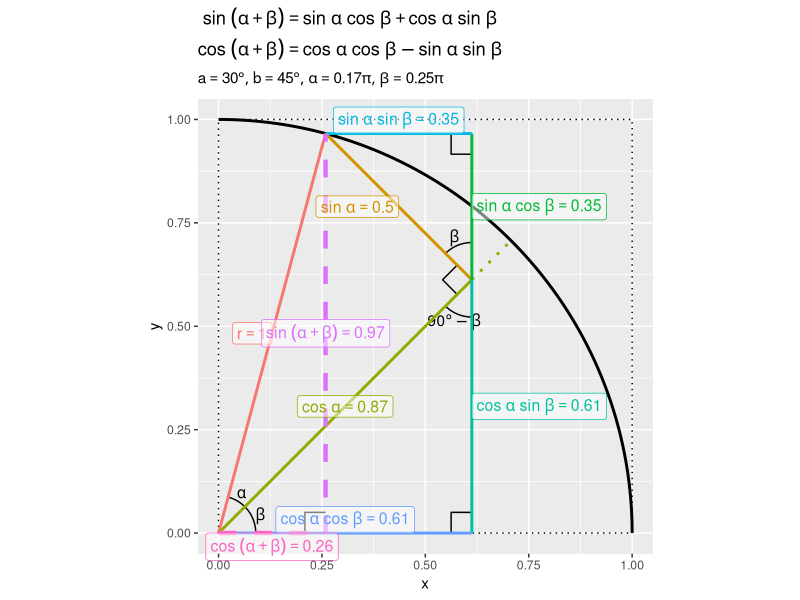
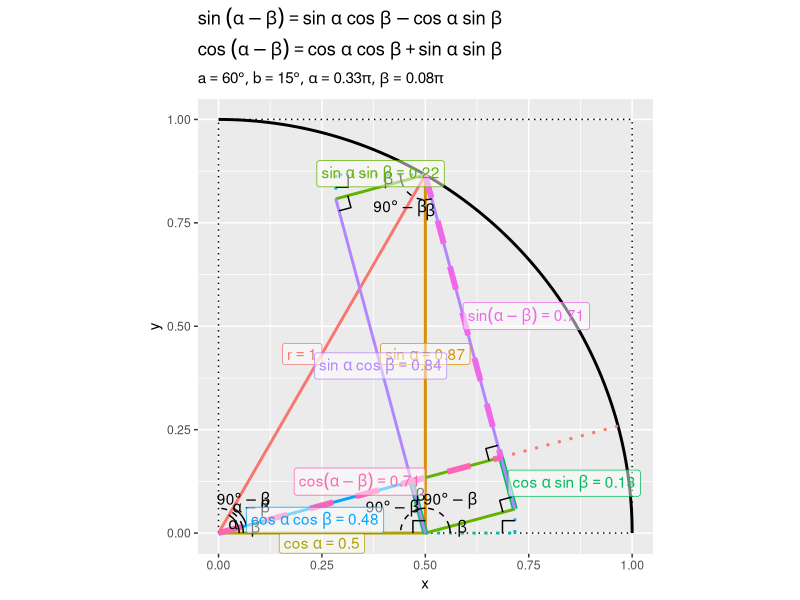

Source code (R) for these figures, in order:
## ---- chunk 1
knitr::opts_chunk$set(
  echo = TRUE, 
  message = FALSE, error = FALSE, warning = FALSE # メッセージを非表示
)
## ---- chunk 2
### 資料作成用:(チェック用)

# 利用パッケージ
library(ggplot2)
## ---- chunk 3
# 角度を指定
a <- 30
b <- 45

# ラジアンに変換
alpha <- a / 180 * pi
beta  <- b / 180 * pi
alpha; beta
## ---- chunk 4
# 単位円(の4分の1)の描画用
sector_df <- tibble::tibble(
  c = seq(from = 0, to = 90, by = 1), 
  theta = c / 180 * pi, 
  x = cos(theta), 
  y = sin(theta)
)
sector_df
## ---- chunk 5
# 単位正方形の描画用
square_df <- tibble::tibble(
  x = c(0, 0, 1, 1, 0), 
  y = c(0, 1, 1, 0, 0)
)
square_df
## ---- chunk 6
# 因子レベルを指定
fnc_level <- c(
  "r", "sin(a)", "cos(a)", 
  "sin(a) cos(b)", "cos(a) sin(b)", 
  "sin(a) sin(b)", "cos(a) cos(b)", 
  "sin(a+b)", "cos(a+b)"
)

# 辺の描画用
segment_df <- tibble::tribble(
  ~fnc,            ~type,    ~x_from,              ~y_from,              ~x_to,                ~y_to, 
  "r",             "main",   0,                    0,                    cos(alpha+beta),      sin(alpha+beta), 
  "sin(a)",        "main",   cos(alpha)*cos(beta), cos(alpha)*sin(beta), cos(alpha+beta),      sin(alpha+beta), 
  "cos(a)",        "main",   0,                    0,                    cos(alpha)*cos(beta), cos(alpha)*sin(beta), 
  "cos(a)",        "sub",    cos(alpha)*cos(beta), cos(alpha)*sin(beta), cos(beta),            sin(beta), 
  "sin(a) cos(b)", "main",   cos(alpha)*cos(beta), cos(alpha)*sin(beta), cos(alpha)*cos(beta), sin(alpha+beta), 
  "cos(a) sin(b)", "main",   cos(alpha)*cos(beta), 0,                    cos(alpha)*cos(beta), cos(alpha)*sin(beta), 
  "sin(a) sin(b)", "main",   cos(alpha+beta),      sin(alpha+beta),      cos(alpha)*cos(beta), sin(alpha+beta), 
  "cos(a) cos(b)", "main",   0,                    0,                    cos(alpha)*cos(beta), 0, 
  "sin(a+b)",      "target", cos(alpha+beta),      0,                    cos(alpha+beta),      sin(alpha+beta), 
  "cos(a+b)",      "target", 0,                    0,                    cos(alpha+beta),      0
) |> # 座標を格納
  dplyr::mutate(
    fnc = factor(fnc, levels = fnc_level) # 因子レベルを設定
  ) |> 
  dplyr::arrange(fnc) # 並びを統一
segment_df
## ---- chunk 7
# 関数名ラベルの描画用
segment_label_df <- segment_df |> 
  dplyr::filter(type %in% c("main", "target")) |> # 補助線を除去
  dplyr::group_by(fnc) |> # 中点の計算用
  dplyr::mutate(
    # 線分の中点に配置
    x = median(c(x_from, x_to)), 
    y = median(c(y_from, y_to))
  ) |> 
  dplyr::ungroup() |> 
  dplyr::select(fnc, x, y) |> 
  tibble::add_column(
    # ラベルが重ならないように調整
    h = c(1.0, 1.0, 0.5, 0.0, 0.0, 0.5, 0.5, 0.5, 0.5), 
    v = c(0.5, 0.5, 0.5, 0.5, 0.5, 0.0, 0.0, 0.5, 1.0), 
    # ラベルを作成
    fnc_label = c(
      "r==1", 
      paste0("sin~alpha==", round(sin(alpha), digits = 2)), 
      paste0("cos~alpha==", round(cos(alpha), digits = 2)), 
      paste0("sin~alpha ~ cos~beta==", round(sin(alpha)*cos(beta), digits = 2)), 
      paste0("cos~alpha ~ sin~beta==", round(cos(alpha)*sin(beta), digits = 2)), 
      paste0("sin~alpha ~ sin~beta==", round(sin(alpha)*sin(beta), digits = 2)), 
      paste0("cos~alpha ~ cos~beta==", round(cos(alpha)*cos(beta), digits = 2)), 
      paste0("sin~(alpha+beta)==", round(sin(alpha+beta), digits = 2)), 
      paste0("cos~(alpha+beta)==", round(cos(alpha+beta), digits = 2))
    )
  )
segment_label_df
## ---- chunk 8
# 直角マークの描画用
d <- 0.05
right_angle_df <- tibble::tibble(
  x = c(
    cos(alpha+beta), cos(alpha+beta)-d, cos(alpha+beta)-d, 
    cos(alpha)*cos(beta), cos(alpha)*cos(beta)-d, cos(alpha)*cos(beta)-d, 
    cos(alpha)*cos(beta)-d, cos(alpha)*cos(beta)-d, cos(alpha)*cos(beta), 
    cos(alpha)*cos(beta) + c(cos(beta+0.5*pi)*d, cos(beta+0.5*pi)*d+cos(beta+pi)*d, cos(beta+pi)*d)
  ), 
  y = c(
    d, d, 0, 
    d, d, 0, 
    sin(alpha+beta), sin(alpha+beta)-d, sin(alpha+beta)-d, 
    cos(alpha)*sin(beta) + c(sin(beta+0.5*pi)*d, sin(beta+0.5*pi)*d+sin(beta+pi)*d, sin(beta+pi)*d)
  ), 
  group = rep(1:4, each = 3) # 角ラベル
)
right_angle_df
## ---- chunk 9
# 角度マーク(扇形)の描画用
d <- 0.09
angle_df <- tibble::tibble(
  # 原点を中心としたときの角度
  c = c(
    seq(from = 0, to = b, by = 1), 
    seq(from = b, to = a+b, by = 1), 
    seq(from = 90, to = 90+b, by = 1), 
    seq(from = 180+b, to = 270, by = 1)
  ), # 角度
  theta = c / 180 * pi, # ラジアン
  group = c(
    rep("b1", times = length(seq(from = 0, to = b, by = 1))), 
    rep("a", times = length(seq(from = b, to = a+b, by = 1))), 
    rep("b2", times = length(seq(from = 90, to = 90+b, by = 1))), 
    rep("90-b", times = length(seq(from = 180+b, to = 270, by = 1)))
  ) |> # 角ラベル
    factor(levels = c("b1", "a", "b2", "90-b")), # 因子レベルを設定
  # 原点を中心としたときの座標
  x = cos(theta) * d, 
  y = sin(theta) * d
) |> 
  dplyr::mutate(
    # 角ごとに配置
    x = x + c(
      rep(0, times = length(seq(from = 0, to = b, by = 1))), 
      rep(0, times = length(seq(from = b, to = a+b, by = 1))), 
      rep(cos(alpha)*cos(beta), times = length(seq(from = 90, to = 90+b, by = 1))), 
      rep(cos(alpha)*cos(beta), times = length(seq(from = 180+b, to = 270, by = 1)))
    ), 
    y = y + c(
      rep(0, times = length(seq(from = 0, to = b, by = 1))), 
      rep(0, times = length(seq(from = b, to = a+b, by = 1))), 
      rep(cos(alpha)*sin(beta), times = length(seq(from = 90, to = 90+b, by = 1))), 
      rep(cos(alpha)*sin(beta), times = length(seq(from = 180+b, to = 270, by = 1)))
    )
  )
angle_df
## ---- chunk 10
# 角度ラベルの描画用
d <- 0.11
angle_label_df <- angle_df |> 
  dplyr::group_by(group) |> # 中点の計算用
  dplyr::summarise(
    # 角度の中点に配置
    c = median(c), .groups = "drop"
  ) |> 
  dplyr::mutate(
    # 原点を中心としたときの角度
    theta = c / 180 * pi, 
    label = c("beta", "alpha", "beta", "90*degree-beta"), # 角ラベル
    # 原点を中心としたときの座標
    x = cos(theta) * d, 
    y = sin(theta) * d, 
    # 角ごとに配置
    x = x + c(0, 0, cos(alpha)*cos(beta), cos(alpha)*cos(beta)), 
    y = y + c(0, 0, cos(alpha)*sin(beta), cos(alpha)*sin(beta))
  )
angle_label_df
## ---- chunk 11
# タイトル用のラベルを作成
title_label <- paste0(
  "atop(", 
  "sin~(alpha+beta) == sin~alpha ~ cos~beta + cos~alpha ~ sin~beta", 
  ", cos~(alpha+beta) == cos~alpha ~ cos~beta - sin~alpha ~ sin~beta", 
  ")"
)
ver_label <- paste0(
  "list(", 
  "a==", a, "*degree", ", b==", b, "*degree", 
  ", alpha==", round(a/180, 2), "*pi, beta==", round(b/180, 2), "*pi", 
  ")"
)

# 加法定理の可視化
ggplot() + 
  geom_path(data = sector_df, 
            mapping = aes(x = x, y = y), 
            size = 1) + # 単位円
  geom_path(data = square_df, 
            mapping = aes(x = x, y = y), 
            linetype = "dotted") + # 単位正方形
  geom_path(data = right_angle_df, 
            mapping = aes(x = x, y = y, group = group)) + # 直角マーク
  geom_path(data = angle_df, 
            mapping = aes(x = x, y = y, group = group)) + # 角度マーク
  geom_text(data = angle_label_df, 
            mapping = aes(x = x, y = y, label = label), parse = TRUE) + # 角度ラベル
  geom_segment(data = segment_df, 
               mapping = aes(x = x_from, y = y_from, xend = x_to, yend = y_to, 
                             color = fnc, size = type, linetype = type)) + # 関数の線分
  geom_label(data = segment_label_df, 
             mapping = aes(x = x, y = y, label = fnc_label, color = fnc, hjust = h, vjust = v), 
             parse = TRUE, alpha = 0.5, size = 4) + # 関数ラベル
  scale_size_manual(breaks = c("main", "sub", "target"), 
                    values = c(1, 1, 1.5)) + #  目的の線を強調
  scale_linetype_manual(breaks = c("main", "sub", "target"), 
                        values = c("solid", "dotted", "dashed")) + #  目的の線を強調
  theme(legend.position = "none") + # 凡例を非表示
  coord_fixed(ratio = 1, clip = "off") + # アスペクト比
  labs(title = parse(text = title_label), 
       subtitle = parse(text = ver_label), 
       x = "x", y = "y")
## ---- chunk 12
# フレーム数を指定
frame_num <- 61

# 角度として利用する値を指定:(a,αを変化させる場合)
a_vals <- seq(from = 0, to = 60, length.out = frame_num)
b_vals <- rep(30, times = frame_num)

# 角度として利用する値を指定:(b,βを変化させる場合)
#a_vals <- rep(30, times = frame_num)
#b_vals <- seq(from = 0, to = 60, length.out = frame_num)

# ラジアンに変換
alpha_vals <- a_vals / 180 * pi
beta_vals  <- b_vals / 180 * pi
head(a_vals); head(b_vals); head(alpha_vals); head(beta_vals)
## ---- chunk 13
# 辺の描画用
anim_segment_df <- tidyr::expand_grid(
  tibble::tibble(
    frame_i = 1:frame_num, # フレーム番号
    alpha = alpha_vals, 
    beta = beta_vals
  ), 
  tibble::tibble(
    fnc = c(
      "r", "sin(a)", "cos(a)", "cos(a)", 
      "sin(a) cos(b)", "sin(a) cos(b)", "cos(a) sin(b)", "cos(a) sin(b)", 
      "sin(a) sin(b)", "cos(a) cos(b)", 
      "sin(a+b)", "cos(a+b)"
    ) |> 
        factor(levels = fnc_level), # 因子レベルを設定
    type = c(
      "main", "main", "main", "sub", 
      "main", "sub", "main", "sub", 
      "main", "main", 
      "target", "target"
    )
  )
) |> # フレームごとに受け皿(行)を複製
  dplyr::group_by(frame_i) |> 
  dplyr::mutate(
    # 座標を計算
    x_from = c(
      0, cos(unique(alpha))*cos(unique(beta)), 0, cos(unique(alpha))*cos(unique(beta)), 
      cos(unique(alpha))*cos(unique(beta)), cos(unique(alpha))*cos(unique(beta)), cos(unique(alpha))*cos(unique(beta)), cos(unique(alpha))*cos(unique(beta)), 
      cos(unique(alpha)+unique(beta)), 0, 
      cos(unique(alpha)+unique(beta)), 0
    ), 
    y_from = c(
      0, cos(unique(alpha))*sin(unique(beta)), 0, cos(unique(alpha))*sin(unique(beta)), 
      cos(unique(alpha))*sin(unique(beta)), sin(unique(alpha)+unique(beta)), 0, 0, 
      sin(unique(alpha)+unique(beta)), 0, 
      0, 0
    ), 
    x_to = c(
      cos(unique(alpha)+unique(beta)), cos(unique(alpha)+unique(beta)), cos(unique(alpha))*cos(unique(beta)), cos(unique(beta)), 
      cos(unique(alpha))*cos(unique(beta)), cos(unique(alpha))*cos(unique(beta)), cos(unique(alpha))*cos(unique(beta)), cos(unique(alpha))*cos(unique(beta)), 
      cos(unique(alpha))*cos(unique(beta)), cos(unique(alpha))*cos(unique(beta)), 
      cos(unique(alpha)+unique(beta)), cos(unique(alpha)+unique(beta))
    ), 
    y_to = c(
      sin(unique(alpha)+unique(beta)), sin(unique(alpha)+unique(beta)), cos(unique(alpha))*sin(unique(beta)), sin(unique(beta)), 
      sin(unique(alpha)+unique(beta)), 1.1, cos(unique(alpha))*sin(unique(beta)), -0.1, 
      sin(unique(alpha)+unique(beta)), 0, 
      sin(unique(alpha)+unique(beta)), 0
    ), 
    # 変数ラベルを作成
    frame_label = paste0(
      "a=", a_vals[unique(frame_i)], "°, b=", b_vals[unique(frame_i)], "°", 
      ", α=", round(a_vals[unique(frame_i)]/180, 2), "π, β=", round(b_vals[unique(frame_i)]/180, 2), "π"
    ) |> 
      factor(
        levels = paste0(
          "a=", a_vals, "°, b=", b_vals, "°", 
          ", α=", round(a_vals/180, 2), "π, β=", round(b_vals/180, 2), "π"
        )
      ) # フレーム順序を設定
  ) |> 
  dplyr::ungroup() |> 
  dplyr::arrange(frame_i, fnc) # 並びを統一
anim_segment_df
## ---- chunk 14
# 関数名ラベルの描画用
anim_segment_label_df <- anim_segment_df |> 
  dplyr::filter(type %in% c("main", "target")) |> # 補助線を除去
  dplyr::group_by(frame_i, fnc) |> # 中点の計算用
  dplyr::mutate(
    # 線分の中点に配置
    x = median(c(x_from, x_to)), 
    y = median(c(y_from, y_to))
  ) |> 
  dplyr::select(frame_i, frame_label, fnc, alpha, beta, x, y) |> 
  dplyr::group_by(frame_i) |> 
  dplyr::mutate(
    # ラベルが重ならないように調整
    h = c(1.0, 1.0, 0.5, 0.0, 0.0, 0.5, 0.5, 0.5, 0.5), 
    v = c(0.5, 0.5, 0.5, 0.5, 0.5, 0.0, 0.0, 0.5, 1.0), 
    # ラベルを作成
    fnc_label = c(
      "r==1", 
      paste0("sin~alpha==", round(sin(unique(alpha)), digits = 2)), 
      paste0("cos~alpha==", round(cos(unique(alpha)), digits = 2)), 
      paste0("sin~alpha ~ cos~beta==", round(sin(unique(alpha))*cos(unique(beta)), digits = 2)), 
      paste0("cos~alpha ~ sin~beta==", round(cos(unique(alpha))*sin(unique(beta)), digits = 2)), 
      paste0("sin~alpha ~ sin~beta==", round(sin(unique(alpha))*sin(unique(beta)), digits = 2)), 
      paste0("cos~alpha ~ cos~beta==", round(cos(unique(alpha))*cos(unique(beta)), digits = 2)), 
      paste0("sin~(alpha+beta)==", round(sin(unique(alpha)+unique(beta)), digits = 2)), 
      paste0("cos~(alpha+beta)==", round(cos(unique(alpha)+unique(beta)), digits = 2))
    )
  ) |> 
  dplyr::ungroup() |> 
  dplyr::arrange(frame_i, fnc) # 並びを統一
anim_segment_label_df
## ---- chunk 15
# 直角マークの描画用
d <- 0.05
anim_right_angle_df <- tidyr::expand_grid(
  tibble::tibble(
    frame_i = 1:frame_num, # フレーム番号
    alpha = alpha_vals, 
    beta = beta_vals
  ), 
  group = rep(1:4, each = 3) # 角ラベル
) |> 
  dplyr::group_by(frame_i) |> # 値の作成用
  dplyr::mutate(
    x = c(
      cos(unique(alpha)+unique(beta)), cos(unique(alpha)+unique(beta))-d, cos(unique(alpha)+unique(beta))-d, 
      cos(unique(alpha))*cos(unique(beta)), cos(unique(alpha))*cos(unique(beta))-d, cos(unique(alpha))*cos(unique(beta))-d, 
      cos(unique(alpha))*cos(unique(beta))-d, cos(unique(alpha))*cos(unique(beta))-d, cos(unique(alpha))*cos(unique(beta)), 
      cos(unique(alpha))*cos(unique(beta)) + c(cos(unique(beta)+0.5*pi)*d, cos(unique(beta)+0.5*pi)*d+cos(unique(beta)+pi)*d, cos(unique(beta)+pi)*d)
    ), 
    y = c(
      d, d, 0, 
      d, d, 0, 
      sin(unique(alpha)+unique(beta)), sin(unique(alpha)+unique(beta))-d, sin(unique(alpha)+unique(beta))-d, 
      cos(unique(alpha))*sin(unique(beta)) + c(sin(unique(beta)+0.5*pi)*d, sin(unique(beta)+0.5*pi)*d+sin(unique(beta)+pi)*d, sin(unique(beta)+pi)*d)
    ), 
    # 変数ラベルを作成
    frame_label = paste0(
      "a=", a_vals[unique(frame_i)], "°, b=", b_vals[unique(frame_i)], "°", 
      ", α=", round(a_vals[unique(frame_i)]/180, 2), "π, β=", round(b_vals[unique(frame_i)]/180, 2), "π"
    ) |> 
      factor(
        levels = paste0(
          "a=", a_vals, "°, b=", b_vals, "°", 
          ", α=", round(a_vals/180, 2), "π, β=", round(b_vals/180, 2), "π"
        )
      ) # フレーム順序を設定
  ) |> 
  dplyr::ungroup()
anim_right_angle_df
## ---- chunk 16
# 角度マーク(扇形)の描画用
d <- 0.09
anim_angle_df <- tibble::tibble(
  frame_i = 1:frame_num, # フレーム番号
  a = a_vals, 
  b = b_vals, 
  alpha = alpha_vals, 
  beta = beta_vals
) |> 
  dplyr::group_by(frame_i, a, b, alpha, beta) |> # 値の作成用
  dplyr::summarise(
    # 原点を中心としたときの角度
    c = c(
      seq(from = 0, to = b, by = 1), 
      seq(from = b, to = a+b, by = 1), 
      seq(from = 90, to = 90+b, by = 1), 
      seq(from = 180+b, to = 270, by = 1)
    ), 
    .groups = "drop"
  ) |> 
  dplyr::group_by(frame_i) |> 
  dplyr::mutate(
    # 原点を中心としたときの角度
    theta = c / 180 * pi, 
    group = c(
      rep("b1", times = length(seq(from = 0, to = unique(b), by = 1))), 
      rep("a", times = length(seq(from = unique(b), to = unique(a)+unique(b), by = 1))), 
      rep("b2", times = length(seq(from = 90, to = 90+unique(b), by = 1))), 
      rep("90-b", times = length(seq(from = 180+unique(b), to = 270, by = 1)))
    ) |> # 角ラベル
      factor(levels = c("b1", "a", "b2", "90-b")), # 因子レベルを設定
    # 原点を中心としたときの座標
    x = cos(theta) * d, 
    y = sin(theta) * d, 
    # 角ごとに配置
    x = x + c(
      rep(0, times = length(seq(from = 0, to = unique(b), by = 1))), 
      rep(0, times = length(seq(from = unique(b), to = unique(a)+unique(b), by = 1))), 
      rep(cos(unique(alpha))*cos(unique(beta)), times = length(seq(from = 90, to = 90+unique(b), by = 1))), 
      rep(cos(unique(alpha))*cos(unique(beta)), times = length(seq(from = 180+unique(b), to = 270, by = 1)))
    ), 
    y = y + c(
      rep(0, times = length(seq(from = 0, to = unique(b), by = 1))), 
      rep(0, times = length(seq(from = unique(b), to = unique(a)+unique(b), by = 1))), 
      rep(cos(unique(alpha))*sin(unique(beta)), times = length(seq(from = 90, to = 90+unique(b), by = 1))), 
      rep(cos(unique(alpha))*sin(unique(beta)), times = length(seq(from = 180+unique(b), to = 270, by = 1)))
    ), 
    # 変数ラベルを作成
    frame_label = paste0(
      "a=", unique(a), "°, b=", unique(b), "°", 
      ", α=", round(a_vals[unique(frame_i)]/180, 2), "π, β=", round(b_vals[unique(frame_i)]/180, 2), "π"
    ) |> 
      factor(
        levels = paste0(
          "a=", a_vals, "°, b=", b_vals, "°", 
          ", α=", round(a_vals/180, 2), "π, β=", round(b_vals/180, 2), "π"
        )
      ) # フレーム順序を設定
  ) |> 
  dplyr::ungroup() |> 
  dplyr::arrange(frame_i, group) # 並びを統一
anim_angle_df
## ---- chunk 17
# 角度ラベルの描画用
d <- 0.11
anim_angle_label_df <- anim_angle_df |> 
  dplyr::group_by(frame_i, frame_label, alpha, beta, group) |> # 中点の計算用
  dplyr::summarise(
    # 角度の中点に配置
    c = median(c), .groups = "drop"
  ) |> 
  dplyr::mutate(
    # 原点を中心としたときの座標
    theta = c / 180 * pi, 
    x = cos(theta) * d, 
    y = sin(theta) * d
  ) |> 
  dplyr::group_by(frame_i) |> 
  dplyr::mutate(
    # 角ごとに配置
    x = x + c(0, 0, cos(unique(alpha))*cos(unique(beta)), cos(unique(alpha))*cos(unique(beta))), 
    y = y + c(0, 0, cos(unique(alpha))*sin(unique(beta)), cos(unique(alpha))*sin(unique(beta))), 
    label = c("beta", "alpha", "beta", "90*degree-beta") # 角ラベル
  ) |> 
  dplyr::ungroup()
anim_angle_label_df
## ---- chunk 18
# 加法定理の可視化アニメーションの作図
anim <- ggplot() + 
  geom_path(data = sector_df, 
            mapping = aes(x = x, y = y), 
            size = 1) + # 単位円
  geom_path(data = square_df, 
            mapping = aes(x = x, y = y), 
            linetype = "dotted") + # 単位正方形
  geom_path(data = anim_right_angle_df, 
            mapping = aes(x = x, y = y, group = group)) + # 直角マーク
  geom_path(data = anim_angle_df, 
            mapping = aes(x = x, y = y, group = group)) + # 角度マーク
  geom_text(data = anim_angle_label_df, 
            mapping = aes(x = x, y = y, label = label), parse = TRUE) + # 角度ラベル
  geom_segment(data = anim_segment_df, 
               mapping = aes(x = x_from, y = y_from, xend = x_to, yend = y_to, 
                             color = fnc, size = type, linetype = type)) + # 関数の線分
  geom_label(data = anim_segment_label_df, 
             mapping = aes(x = x, y = y, label = fnc_label, color = fnc, hjust = h, vjust = v), 
             parse = TRUE, alpha = 0.5, size = 4) + # 関数ラベル
  gganimate::transition_manual(frame = frame_label) + 
  scale_size_manual(breaks = c("main", "sub", "target"), 
                    values = c(1, 1, 1.5)) + #  目的の線を強調
  scale_linetype_manual(breaks = c("main", "sub", "target"), 
                        values = c("solid", "dotted", "dashed")) + #  目的の線を強調
  theme(legend.position = "none") + # 凡例を非表示
  coord_fixed(ratio = 1, clip = "off", xlim = c(0, 1), ylim = c(0, 1)) + # アスペクト比
  labs(title = parse(text = title_label), 
       subtitle = "{current_frame}")

# gif画像を作成
gganimate::animate(plot = anim, nframe = frame_num, fps = 10, width = 600, height = 600)
## ---- chunk 19
# 利用パッケージ
library(tidyverse)
library(gganimate)
## ---- chunk 20
### 資料作成用:(チェック用)

# 利用パッケージ
library(ggplot2)
## ---- chunk 21
# 角度を指定
a <- 60
b <- 15

# ラジアンに変換
alpha <- a / 180 * pi
beta  <- b / 180 * pi
alpha; beta
## ---- chunk 22
# 単位円(の4分の1)の描画用
sector_df <- tibble::tibble(
  c = seq(from = 0, to = 90, by = 1), 
  theta = c / 180 * pi, 
  x = cos(theta), 
  y = sin(theta)
)
sector_df
## ---- chunk 23
# 単位正方形の描画用
square_df <- tibble::tibble(
  x = c(0, 0, 1, 1, 0), 
  y = c(0, 1, 1, 0, 0)
)
square_df
## ---- chunk 24
# 因子レベルを指定
fnc_level <- c(
  "r", "sin(a)", "cos(a)", 
  "sin(a) sin(b)", "cos(a) sin(b)", 
  "sub1", "sub2", 
  "cos(a) cos(b)", "sin(a) cos(b)", 
  "sin(a-b)", "cos(a-b)"
)

# 辺の描画用
A_x <- cos(alpha)*cos(beta)^2
A_y <- cos(alpha)*sin(beta)*cos(beta)
B_x <- cos(alpha)-sin(alpha)*sin(beta)*cos(beta)
B_y <- sin(alpha)-sin(alpha)*sin(beta)^2
C_x <- cos(alpha)+sin(alpha)*sin(beta)*cos(beta)
C_y <- sin(alpha)*sin(beta)^2
segment_df <- tibble::tribble(
  ~fnc,            ~type,    ~label, ~width,   ~x_from, ~y_from,       ~x_to,                     ~y_to, 
  "r",             "main",   TRUE,   "normal", 0,          0,             cos(alpha),                sin(alpha), 
  "sin(a)",        "main",   TRUE,   "normal", cos(alpha), sin(alpha),    cos(alpha),                0, 
  "cos(a)",        "main",   TRUE,   "normal", 0,          0,             cos(alpha),                0, 
  "cos(a) cos(b)", "main",   TRUE,   "normal", 0,          0,             A_x,                       A_y, 
  "sin(a) sin(b)", "main",   TRUE,   "normal", cos(alpha), sin(alpha),    B_x,                       B_y, 
  "sin(a) sin(b)", "main",   FALSE,  "normal", A_x,        A_y,           cos(alpha-beta)*cos(beta), cos(alpha-beta)*sin(beta), 
  "sin(a) sin(b)", "main",   FALSE,  "normal", cos(alpha), 0,             C_x,                       C_y, 
  "sin(a) cos(b)", "main",   TRUE,   "normal", cos(alpha), 0,             B_x,                       B_y, 
  "sin(a) cos(b)", "main",   FALSE,  "normal", cos(alpha), sin(alpha),    C_x,                       C_y, 
  "cos(a) sin(b)", "main",   FALSE,  "bold",   cos(alpha), 0,             A_x,                       A_y, 
  "cos(a) sin(b)", "main",   TRUE,   "bold",   C_x,        C_y,           cos(alpha-beta)*cos(beta), cos(alpha-beta)*sin(beta), 
  "sin(a-b)",      "target", TRUE,   "bold",   cos(alpha), sin(alpha),    cos(alpha-beta)*cos(beta), cos(alpha-beta)*sin(beta), 
  "cos(a-b)",      "target", TRUE,   "bold",   0,          0,             cos(alpha-beta)*cos(beta), cos(alpha-beta)*sin(beta), 
  "r",             "sub",    FALSE,  "normal", cos(beta),  sin(beta),     cos(alpha-beta)*cos(beta), cos(alpha-beta)*sin(beta), 
  "sub1",          "sub",    FALSE,  "normal", cos(alpha), 0,             C_x,                       0, 
  "sub1",          "sub",    FALSE,  "normal", cos(alpha), sin(alpha),    B_x,                       sin(alpha), 
  "sub2",          "sub",    FALSE,  "normal", C_x,        0,             C_x,                       C_y, 
  "sub2",          "sub",    FALSE,  "normal", B_x,        sin(alpha),    B_x,                       B_y
  ) |> # 座標を格納
  dplyr::mutate(
    fnc = factor(fnc, levels = fnc_level) # 因子レベルを設定
  ) |> 
  dplyr::arrange(fnc) # 並びを統一
segment_df
## ---- chunk 25
# 関数名ラベルの描画用
segment_label_df <- segment_df |> 
  dplyr::filter(label) |> 
  dplyr::group_by(fnc) |> # 中点の計算用
  dplyr::mutate(
    # 線分の中点に配置
    x = median(c(x_from, x_to)), 
    y = median(c(y_from, y_to))
  ) |> 
  dplyr::ungroup() |> 
  tibble::add_column(
    # ラベルが重ならないように調整
    h = c(1.0, 0.5, 0.5, 0.5, 0.0, 0.5, 0.5, 0.0, 0.5), 
    v = c(0.5, 0.5, 1.0, 0.0, 0.5, 1.0, 0.5, 0.5, 0.0), 
    # ラベルを作成
    fnc_label = c(
      "r==1", 
      paste0("sin~alpha==", round(sin(alpha), digits = 2)), 
      paste0("cos~alpha==", round(cos(alpha), digits = 2)), 
      paste0("sin~alpha ~ sin~beta==", round(sin(alpha)*sin(beta), digits = 2)), 
      paste0("cos~alpha ~ sin~beta==", round(cos(alpha)*sin(beta), digits = 2)), 
      paste0("cos~alpha ~ cos~beta==", round(cos(alpha)*cos(beta), digits = 2)), 
      paste0("sin~alpha ~ cos~beta==", round(sin(alpha)*cos(beta), digits = 2)), 
      paste0("sin(alpha-beta)==", round(sin(alpha-beta), digits = 2)), 
      paste0("cos(alpha-beta)==", round(cos(alpha-beta), digits = 2))
    )
  ) |> 
  dplyr::select(fnc, fnc_label, x, y, h, v)
segment_label_df
## ---- chunk 26
# 直角マークの描画用
d <- 0.03
right_angle_df <- tibble::tibble(
  x = c(
    cos(alpha) + c(0, -d, -d), 
    C_x + c(0, -d, -d), 
    C_x + c(cos(beta+0.5*pi)*d, cos(beta+0.5*pi)*d+cos(beta+pi)*d, cos(beta+pi)*d), 
    cos(alpha-beta)*cos(beta) + c(cos(beta+0.5*pi)*d, cos(beta+0.5*pi)*d+cos(beta+pi)*d, cos(beta+pi)*d), 
    B_x + c(d, d, 0), 
    B_x + c(cos(beta)*d, cos(beta)*d+cos(beta+1.5*pi)*d, cos(beta+1.5*pi)*d)
  ), 
  y = c(
    0 + c(d, d, 0), 
    0 + c(d, d, 0), 
    C_y + c(sin(beta+0.5*pi)*d, sin(beta+0.5*pi)*d+sin(beta+pi)*d, sin(beta+pi)*d), 
    cos(alpha-beta)*sin(beta) + c(sin(beta+0.5*pi)*d, sin(beta+0.5*pi)*d+sin(beta+pi)*d, sin(beta+pi)*d), 
    sin(alpha) + c(0, -d, -d), 
    B_y + c(sin(beta)*d, sin(beta)*d+sin(beta+1.5*pi)*d, sin(beta+1.5*pi)*d)
  ), 
  id = rep(1:6, each = 3) # 角ラベル
)
right_angle_df
## ---- chunk 27
# 因子レベルを指定
ang_level <- c("a", "b", "90-b", "a-b")

# 角度マーク(扇形)の描画用
angle_df <- dplyr::bind_rows(
  # 原点を中心とする角度
  tibble::tibble(
    ang = c(
      rep("a", times = a+1), 
      rep("b", times = b+1), 
      rep("90-b", times = 90-b+1), 
      rep("a-b", times = a-b+1)
    ) |> 
      factor(levels = ang_level), # 角ラベル
    id = dplyr::dense_rank(ang), # 角番号
    x0 = 0, 
    y0 = 0, 
    c = c(
      seq(from = 0, to = a, by = 1), 
      seq(from = 0, to = b, by = 1), 
      seq(from = b, to = 90, by = 1), 
      seq(from = b, to = a, by = 1)
    ) # 角度
  ), 
  # 点(cos α, 0)を中心とする角度
  tibble::tibble(
    ang = c(
      rep("b", times = b+1), 
      rep("90-b", times = 90-b+1), 
      rep("b", times = b+1), 
      rep("90-b", times = 90-b+1)
    ) |> 
      factor(levels = ang_level), # 角ラベル
    id = c(
      rep(5, times = b+1), 
      rep(6, times = 90-b+1), 
      rep(7, times = b+1), 
      rep(8, times = 90-b+1)
    ), # 角番号
    x0 = cos(alpha), 
    y0 = 0, 
    c = c(
      seq(from = 0, to = b, by = 1), 
      seq(from = b, to = 90, by = 1), 
      seq(from = 90, to = 90+b, by = 1), 
      seq(from = 90+b, to = 180, by = 1)
    ) # 角度
  ), 
  # 点(cos α, sin β)を中心とする角度
  tibble::tibble(
    ang = c(
      rep("b", times = b+1), 
      rep("90-b", times = 90-b+1), 
      rep("b", times = b+1)
    ) |> 
      factor(levels = ang_level), # 角ラベル
    id = c(
      rep(9, times = b+1), 
      rep(10, times = 90-b+1), 
      rep(11, times = b+1)
    ), # 角番号
    x0 = cos(alpha), 
    y0 = sin(alpha), 
    c = c(
      seq(from = 180, to = 180+b, by = 1), 
      seq(from = 180+b, to = 270, by = 1), 
      seq(from = 270, to = 270+b, by = 1)
    ) # 角度
  )
) |> 
  dplyr::mutate(
    theta = c / 180 * pi, # ラジアン
    d = dplyr::case_when(
      ang == "a" ~ 0.05, 
      ang == "b" ~ 0.06, 
      ang == "90-b" ~ 0.06, 
      ang == "a-b" ~ 0.07
    ), # サイズ調整用の値を指定
    # 角ごとに配置
    x = cos(theta) * d + x0, 
    y = sin(theta) * d + y0
 )
angle_df
## ---- chunk 28
# 角度ラベルの描画用
angle_label_df <- angle_df |> 
  dplyr::group_by(id, ang, x0, y0) |> # 中点の計算用
  dplyr::summarise(
    # 角度の中点に配置
    c = median(c), .groups = "drop"
  ) |> 
  dplyr::mutate(
    theta = c / 180 * pi, # ラジアン
    angle_label = dplyr::case_when(
      ang == "a" ~ "alpha", 
      ang == "b" ~ "beta", 
      ang == "90-b" ~ "90*degree-beta", 
      ang == "a-b" ~ "alpha-beta"
    ), # 角度ラベル
    d = dplyr::case_when(
      ang == "a" ~ 0.04, 
      ang == "b" ~ 0.09, 
      ang == "90-b" ~ 0.1, 
      ang == "a-b" ~ 0.1
    ), # サイズ調整用の値を指定
    # 角ごとに配置
    x = cos(theta) * d + x0, 
    y = sin(theta) * d + y0
  )
angle_label_df
## ---- chunk 29
# タイトル用のラベルを作成
title_label <- paste0(
  "atop(", 
  "sin~(alpha-beta) == sin~alpha ~ cos~beta - cos~alpha ~ sin~beta", 
  ", cos~(alpha-beta) == cos~alpha ~ cos~beta + sin~alpha ~ sin~beta", 
  ")"
)
ver_label <- paste0(
  "list(", 
  "a==", a, "*degree", ", b==", b, "*degree", 
  ", alpha==", round(a/180, 2), "*pi, beta==", round(b/180, 2), "*pi", 
  ")"
)

# 加法定理の可視化
ggplot() + 
  geom_path(data = sector_df, 
            mapping = aes(x = x, y = y), 
            size = 1) + # 単位円
  geom_path(data = square_df, 
            mapping = aes(x = x, y = y), 
            linetype = "dotted") + # 単位正方形
  geom_segment(data = segment_df, 
               mapping = aes(x = x_from, y = y_from, xend = x_to, yend = y_to, 
                             color = fnc, size = width, linetype = type)) + # 関数の線分
  geom_path(data = right_angle_df, 
            mapping = aes(x = x, y = y, group = id)) + # 直角マーク
  geom_path(data = angle_df, 
            mapping = aes(x = x, y = y, linetype = ang, group = id)) + # 角度マーク
  geom_text(data = angle_label_df, 
            mapping = aes(x = x, y = y, label = angle_label), parse = TRUE) + # 角度ラベル
  geom_label(data = segment_label_df, 
             mapping = aes(x = x, y = y, label = fnc_label, hjust = h, vjust = v, color = fnc), parse = TRUE, 
             alpha = 0.5) + # 関数名ラベル
  scale_size_manual(breaks = c("normal", "bold"), 
                    values = c(1, 2)) + #  目的の線を強調
  scale_linetype_manual(breaks = c("main", "sub", "target", "a", "b", "90-b", "a-b"), 
                        values = c("solid", "dotted", "dashed", "solid", "solid", "dashed", "solid")) + #  目的の線を強調
  #scale_color_brewer(palette = "Set1") + 
  theme(legend.position = "none") + # 凡例を非表示
  coord_fixed(ratio = 1, clip = "off") + # アスペクト比
  labs(title = parse(text = title_label), 
       subtitle = parse(text = ver_label), 
       x = "x", y = "y")
## ---- chunk 30
# フレーム数を指定
frame_num <- 61

# 角度として利用する値を指定:(a,αを変化させる場合)
a_vals <- seq(from = 30, to = 90, length.out = frame_num)
b_vals <- rep(30, times = frame_num)

# 角度として利用する値を指定:(b,βを変化させる場合)
#a_vals <- rep(60, times = frame_num)
#b_vals <- seq(from = 0, to = 60, length.out = frame_num)

# ラジアンに変換
alpha_vals <- a_vals / 180 * pi
beta_vals  <- b_vals / 180 * pi
head(a_vals); head(b_vals); head(alpha_vals); head(beta_vals)
## ---- chunk 31
# 辺の描画用
A_x <- function(alpha, beta) {cos(alpha)*cos(beta)^2}
A_y <- function(alpha, beta) {cos(alpha)*sin(beta)*cos(beta)}
B_x <- function(alpha, beta) {cos(alpha)-sin(alpha)*sin(beta)*cos(beta)}
B_y <- function(alpha, beta) {sin(alpha)-sin(alpha)*sin(beta)^2}
C_x <- function(alpha, beta) {cos(alpha)+sin(alpha)*sin(beta)*cos(beta)}
C_y <- function(alpha, beta) {sin(alpha)*sin(beta)^2}
anim_segment_df <- tidyr::expand_grid(
  tibble::tibble(
    frame_i = 1:frame_num, # フレーム番号
    alpha = alpha_vals, 
    beta = beta_vals
  ), 
  tibble::tibble(
    fnc = c(
      "r", "sin(a)", "cos(a)", 
      "cos(a) cos(b)", "sin(a) sin(b)", "sin(a) sin(b)", "sin(a) sin(b)", 
      "sin(a) cos(b)", "sin(a) cos(b)", "cos(a) sin(b)", "cos(a) sin(b)", 
      "sin(a-b)", "cos(a-b)", "r", 
      "sub1", "sub1", "sub2", "sub2"
    ) |> 
      factor(levels = fnc_level), # 因子レベルを設定, 
    type = c(
      "main", "main", "main", 
      "main", "main", "main", "main", 
      "main", "main", "main", "main", 
      "target", "target", "sub", 
      "sub", "sub", "sub", "sub"
    ), 
    label = c(
      TRUE, TRUE, TRUE, 
      TRUE, TRUE, FALSE, FALSE, 
      TRUE, FALSE, FALSE, TRUE, 
      TRUE, TRUE, FALSE, 
      FALSE, FALSE, FALSE, FALSE
    ), 
    width = c(
      "normal", "normal", "normal", 
      "normal", "normal", "normal", "normal", 
      "normal", "normal", "bold", "bold", 
      "bold", "bold", "normal", 
      "normal", "normal", "normal", "normal"
    )
  )
) |> # フレームごとに受け皿(行)を複製
  dplyr::group_by(frame_i) |> 
  dplyr::mutate(
    # 座標を計算
    x_from = c(
      0, cos(unique(alpha)), 0, 
      0, cos(unique(alpha)), A_x(unique(alpha), unique(beta)), cos(unique(alpha)), 
      cos(unique(alpha)), cos(unique(alpha)), cos(unique(alpha)), C_x(unique(alpha), unique(beta)), 
      cos(unique(alpha)), 0, cos(unique(beta)), 
      cos(unique(alpha)), cos(unique(alpha)), C_x(unique(alpha), unique(beta)), B_x(unique(alpha), unique(beta))
    ), 
    y_from = c(
      0, sin(unique(alpha)), 0, 
      0, sin(unique(alpha)), A_y(unique(alpha), unique(beta)), 0, 
      0, sin(unique(alpha)), 0, C_y(unique(alpha), unique(beta)), 
      sin(unique(alpha)), 0, sin(unique(beta)), 
      0, sin(unique(alpha)), 0, sin(unique(alpha))
    ), 
    x_to = c(
      cos(unique(alpha)), cos(unique(alpha)), cos(unique(alpha)), 
      A_x(unique(alpha), unique(beta)), B_x(unique(alpha), unique(beta)), cos(unique(alpha)-unique(beta))*cos(unique(beta)), C_x(unique(alpha), unique(beta)), 
      B_x(unique(alpha), unique(beta)), C_x(unique(alpha), unique(beta)), A_x(unique(alpha), unique(beta)), cos(unique(alpha)-unique(beta))*cos(unique(beta)), 
      cos(unique(alpha)-unique(beta))*cos(unique(beta)), cos(unique(alpha)-unique(beta))*cos(unique(beta)), cos(unique(alpha)-unique(beta))*cos(unique(beta)), 
      C_x(unique(alpha), unique(beta)), B_x(unique(alpha), unique(beta)), C_x(unique(alpha), unique(beta)), B_x(unique(alpha), unique(beta))
    ), 
    y_to = c(
      sin(unique(alpha)), 0, 0, 
      A_y(unique(alpha), unique(beta)), B_y(unique(alpha), unique(beta)), cos(unique(alpha)-unique(beta))*sin(unique(beta)), C_y(unique(alpha), unique(beta)), 
      B_y(unique(alpha), unique(beta)), C_y(unique(alpha), unique(beta)), A_y(unique(alpha), unique(beta)), cos(unique(alpha)-unique(beta))*sin(unique(beta)), 
      cos(unique(alpha)-unique(beta))*sin(unique(beta)),  cos(unique(alpha)-unique(beta))*sin(unique(beta)), cos(unique(alpha)-unique(beta))*sin(unique(beta)), 
      0, sin(unique(alpha)), C_y(unique(alpha), unique(beta)), B_y(unique(alpha), unique(beta))
    ), 
    # 変数ラベルを作成
    frame_label = paste0(
      "a=", a_vals[unique(frame_i)], "°, b=", b_vals[unique(frame_i)], "°", 
      ", α=", round(a_vals[unique(frame_i)]/180, 2), "π, β=", round(b_vals[unique(frame_i)]/180, 2), "π"
    ) |> 
      factor(
        levels = paste0(
          "a=", a_vals, "°, b=", b_vals, "°", 
          ", α=", round(a_vals/180, 2), "π, β=", round(b_vals/180, 2), "π"
        )
      ) # フレーム順序を設定
  ) |> 
  dplyr::ungroup() |> 
  dplyr::arrange(frame_i, fnc) # 並びを統一
anim_segment_df
## ---- chunk 32
# 関数名ラベルの描画用
anim_segment_label_df <- anim_segment_df |> 
  dplyr::filter(label) |> 
  dplyr::group_by(frame_i, fnc) |> # 中点の計算用
  dplyr::mutate(
    # 線分の中点に配置
    x = median(c(x_from, x_to)), 
    y = median(c(y_from, y_to))
  ) |> 
  dplyr::select(frame_i, frame_label, fnc, alpha, beta, x, y) |> 
  dplyr::group_by(frame_i) |> 
  dplyr::mutate(
    # ラベルが重ならないように調整
    h = c(1.0, 0.5, 0.5, 0.5, 0.0, 0.5, 0.5, 0.0, 0.5), 
    v = c(0.5, 0.5, 1.0, 0.0, 0.5, 1.0, 0.5, 0.5, 0.0), 
    # ラベルを作成
    fnc_label = c(
      "r==1", 
      paste0("sin~alpha==", round(sin(unique(alpha)), digits = 2)), 
      paste0("cos~alpha==", round(cos(unique(alpha)), digits = 2)), 
      paste0("sin~alpha ~ sin~beta==", round(sin(unique(alpha))*sin(unique(beta)), digits = 2)), 
      paste0("cos~alpha ~ sin~beta==", round(cos(unique(alpha))*sin(unique(beta)), digits = 2)), 
      paste0("cos~alpha ~ cos~beta==", round(cos(unique(alpha))*cos(unique(beta)), digits = 2)), 
      paste0("sin~alpha ~ cos~beta==", round(sin(unique(alpha))*cos(unique(beta)), digits = 2)), 
      paste0("sin(alpha-beta)==", round(sin(unique(alpha)-unique(beta)), digits = 2)), 
      paste0("cos(alpha-beta)==", round(cos(unique(alpha)-unique(beta)), digits = 2))
    )
  ) |> 
  dplyr::ungroup() |> 
  dplyr::arrange(frame_i, fnc) # 並びを統一
anim_segment_label_df
## ---- chunk 33
# 直角マークの描画用
d <- 0.03
anim_right_angle_df <- tidyr::expand_grid(
  tibble::tibble(
    frame_i = 1:frame_num, # フレーム番号
    alpha = alpha_vals, 
    beta = beta_vals
  ), 
  id = rep(1:6, each = 3) # 角ラベル
) |> 
  dplyr::group_by(frame_i) |> # 値の作成用
  dplyr::mutate(
    x = c(
      cos(unique(alpha)) + c(0, -d, -d), 
      C_x(unique(alpha), unique(beta)) + c(0, -d, -d), 
      C_x(unique(alpha), unique(beta)) + c(cos(unique(beta)+0.5*pi)*d, cos(unique(beta)+0.5*pi)*d+cos(unique(beta)+pi)*d, cos(unique(beta)+pi)*d), 
      cos(unique(alpha)-unique(beta))*cos(unique(beta)) + c(cos(unique(beta)+0.5*pi)*d, cos(unique(beta)+0.5*pi)*d+cos(unique(beta)+pi)*d, cos(unique(beta)+pi)*d), 
      B_x(unique(alpha), unique(beta)) + c(d, d, 0), 
      B_x(unique(alpha), unique(beta)) + c(cos(unique(beta))*d, cos(unique(beta))*d+cos(unique(beta)+1.5*pi)*d, cos(unique(beta)+1.5*pi)*d)
    ), 
    y = c(
      0 + c(d, d, 0), 
      0 + c(d, d, 0), 
      C_y(unique(alpha), unique(beta)) + c(sin(unique(beta)+0.5*pi)*d, sin(unique(beta)+0.5*pi)*d+sin(unique(beta)+pi)*d, sin(unique(beta)+pi)*d), 
      cos(unique(alpha)-unique(beta))*sin(unique(beta)) + c(sin(unique(beta)+0.5*pi)*d, sin(unique(beta)+0.5*pi)*d+sin(unique(beta)+pi)*d, sin(unique(beta)+pi)*d), 
      sin(unique(alpha)) + c(0, -d, -d), 
      B_y(unique(alpha), unique(beta)) + c(sin(unique(beta))*d, sin(unique(beta))*d+sin(unique(beta)+1.5*pi)*d, sin(unique(beta)+1.5*pi)*d)
    ), 
    # 変数ラベルを作成
    frame_label = paste0(
      "a=", a_vals[unique(frame_i)], "°, b=", b_vals[unique(frame_i)], "°", 
      ", α=", round(a_vals[unique(frame_i)]/180, 2), "π, β=", round(b_vals[unique(frame_i)]/180, 2), "π"
    ) |> 
      factor(
        levels = paste0(
          "a=", a_vals, "°, b=", b_vals, "°", 
          ", α=", round(a_vals/180, 2), "π, β=", round(b_vals/180, 2), "π"
        )
      ) # フレーム順序を設定
  ) |> 
  dplyr::ungroup()
anim_right_angle_df
## ---- chunk 34
# 角度マーク(扇形)の描画用
anim_angle_df <- dplyr::bind_rows(
  # 原点を中心とする角度
  tibble::tibble(
    frame_i = 1:frame_num, # フレーム番号
    a = a_vals, 
    b = b_vals
  ) |> 
    dplyr::group_by(frame_i, a, b) |> 
    dplyr::summarise(
      c = c(
        seq(from = 0, to = a, by = 1), 
        seq(from = 0, to = b, by = 1), 
        seq(from = b, to = 90, by = 1), 
        seq(from = b, to = a, by = 1)
      ), # 角度
      .groups = "keep"
    ) |> 
    dplyr::mutate(
      ang = c(
        rep("a", times = unique(a)+1), 
        rep("b", times = unique(b)+1), 
        rep("90-b", times = 90-unique(b)+1), 
        rep("a-b", times = unique(a)-unique(b)+1)
      ) |> 
        factor(levels = ang_level), # 角ラベル
      id = c(
        rep(1, times = unique(a)+1), 
        rep(2, times = unique(b)+1), 
        rep(3, times = 90-unique(b)+1), 
        rep(4, times = unique(a)-unique(b)+1)
      ), # 角番号
      x0 = 0, 
      y0 = 0
    ) |> 
    dplyr::ungroup(), 
  # 点(cos α, 0)を中心とする角度
  tibble::tibble(
    frame_i = 1:frame_num, # フレーム番号
    a = a_vals, 
    b = b_vals
  ) |> 
    dplyr::group_by(frame_i, a, b) |> 
    dplyr::summarise(
      c = c(
        seq(from = 0, to = b, by = 1), 
        seq(from = b, to = 90, by = 1), 
        seq(from = 90, to = 90+b, by = 1), 
        seq(from = 90+b, to = 180, by = 1)
      ), # 角度
      .groups = "keep"
    ) |> 
    dplyr::mutate(
      ang = c(
        rep("b", times = unique(b)+1), 
        rep("90-b", times = 90-unique(b)+1), 
        rep("b", times = unique(b)+1), 
        rep("90-b", times = 90-unique(b)+1)
      ) |> 
        factor(levels = ang_level), # 角ラベル
      id = c(
        rep(5, times = unique(b)+1), 
        rep(6, times = 90-unique(b)+1), 
        rep(7, times = unique(b)+1), 
        rep(8, times = 90-unique(b)+1)
      ), # 角番号
      x0 = cos(alpha_vals[unique(frame_i)]), 
      y0 = 0, 
    ) |> 
    dplyr::ungroup(), 
  # 点(cos α, sin β)を中心とする角度
  tibble::tibble(
    frame_i = 1:frame_num, # フレーム番号
    a = a_vals, 
    b = b_vals
  ) |> 
    dplyr::group_by(frame_i, a, b) |> 
    dplyr::summarise(
      c = c(
        seq(from = 180, to = 180+b, by = 1), 
        seq(from = 180+b, to = 270, by = 1), 
        seq(from = 270, to = 270+b, by = 1)
      ), # 角度
      .groups = "keep"
    ) |> 
    dplyr::mutate(
      ang = c(
        rep("b", times = unique(b)+1), 
        rep("90-b", times = 90-unique(b)+1), 
        rep("b", times = unique(b)+1)
      ) |> 
        factor(levels = ang_level), # 角ラベル
      id = c(
        rep(9, times = unique(b)+1), 
        rep(10, times = 90-unique(b)+1), 
        rep(11, times = unique(b)+1)
      ), # 角番号
      x0 = cos(alpha_vals[unique(frame_i)]), 
      y0 = sin(alpha_vals[unique(frame_i)]), 
    ) |> 
    dplyr::ungroup()
) |> 
  dplyr::mutate(
    theta = c / 180 * pi, # ラジアン
    d = dplyr::case_when(
      ang == "a" ~ 0.05, 
      ang == "b" ~ 0.06, 
      ang == "90-b" ~ 0.06, 
      ang == "a-b" ~ 0.07
    ), # サイズ調整用の値を指定
    # 角ごとに配置
    x = cos(theta) * d + x0, 
    y = sin(theta) * d + y0, 
    # 変数ラベルを作成
    frame_label = paste0(
      "a=", a_vals[frame_i], "°, b=", b_vals[frame_i], "°", 
      ", α=", round(a_vals[frame_i]/180, 2), "π, β=", round(b_vals[frame_i]/180, 2), "π"
    ) |> 
      factor(
        levels = paste0(
          "a=", a_vals, "°, b=", b_vals, "°", 
          ", α=", round(a_vals/180, 2), "π, β=", round(b_vals/180, 2), "π"
        )
      ) # フレーム順序を設定
 )
anim_angle_df
## ---- chunk 35
# 角度ラベルの描画用
anim_angle_label_df <- anim_angle_df |> 
  dplyr::group_by(frame_i, frame_label, id, ang, x0, y0) |> # 中点の計算用
  dplyr::summarise(
    # 角度の中点に配置
    c = median(c), .groups = "drop"
  ) |> 
  dplyr::mutate(
    theta = c / 180 * pi, # ラジアン
    angle_label = dplyr::case_when(
      ang == "a" ~ "alpha", 
      ang == "b" ~ "beta", 
      ang == "90-b" ~ "90*degree-beta", 
      ang == "a-b" ~ "alpha-beta"
    ), # 角度ラベル
    d = dplyr::case_when(
      ang == "a" ~ 0.04, 
      ang == "b" ~ 0.09, 
      ang == "90-b" ~ 0.1, 
      ang == "a-b" ~ 0.1
    ), # サイズ調整用の値を指定
    # 角ごとに配置
    x = cos(theta) * d + x0, 
    y = sin(theta) * d + y0
  )
anim_angle_label_df
## ---- chunk 36
# タイトル用のラベルを作成
title_label <- paste0(
  "atop(", 
  "sin~(alpha-beta) == sin~alpha ~ cos~beta - cos~alpha ~ sin~beta", 
  ", cos~(alpha-beta) == cos~alpha ~ cos~beta + sin~alpha ~ sin~beta", 
  ")"
)

# 加法定理の可視化
anim <- ggplot() + 
  geom_path(data = sector_df, 
            mapping = aes(x = x, y = y), 
            size = 1) + # 単位円
  geom_path(data = square_df, 
            mapping = aes(x = x, y = y), 
            linetype = "dotted") + # 単位正方形
  geom_segment(data = anim_segment_df, 
               mapping = aes(x = x_from, y = y_from, xend = x_to, yend = y_to, 
                             color = fnc, size = width, linetype = type)) + # 関数の線分
  geom_path(data = anim_right_angle_df, 
            mapping = aes(x = x, y = y, group = id)) + # 直角マーク
  geom_path(data = anim_angle_df, 
            mapping = aes(x = x, y = y, linetype = ang, group = id)) + # 角度マーク
  geom_text(data = anim_angle_label_df, 
            mapping = aes(x = x, y = y, label = angle_label), parse = TRUE) + # 角度ラベル
  geom_label(data = anim_segment_label_df, 
             mapping = aes(x = x, y = y, label = fnc_label, hjust = h, vjust = v, color = fnc), parse = TRUE, 
             alpha = 0.5) + # 関数名ラベル
  gganimate::transition_manual(frames = frame_label) + # フレーム
  scale_size_manual(breaks = c("normal", "bold"), 
                    values = c(1, 2)) + #  目的の線を強調
  scale_linetype_manual(breaks = c("main", "sub", "target", "a", "b", "90-b", "a-b"), 
                        values = c("solid", "dotted", "dashed", "solid", "solid", "dashed", "solid")) + #  目的の線を強調
  theme(legend.position = "none") + # 凡例を非表示
  coord_fixed(ratio = 1, clip = "off") + # アスペクト比
  labs(title = parse(text = title_label), 
       subtitle = "{current_frame}", 
       x = "x", y = "y")

# gif画像を作成
gganimate::animate(plot = anim, nframe = frame_num, fps = 10, width = 800, height = 600)
